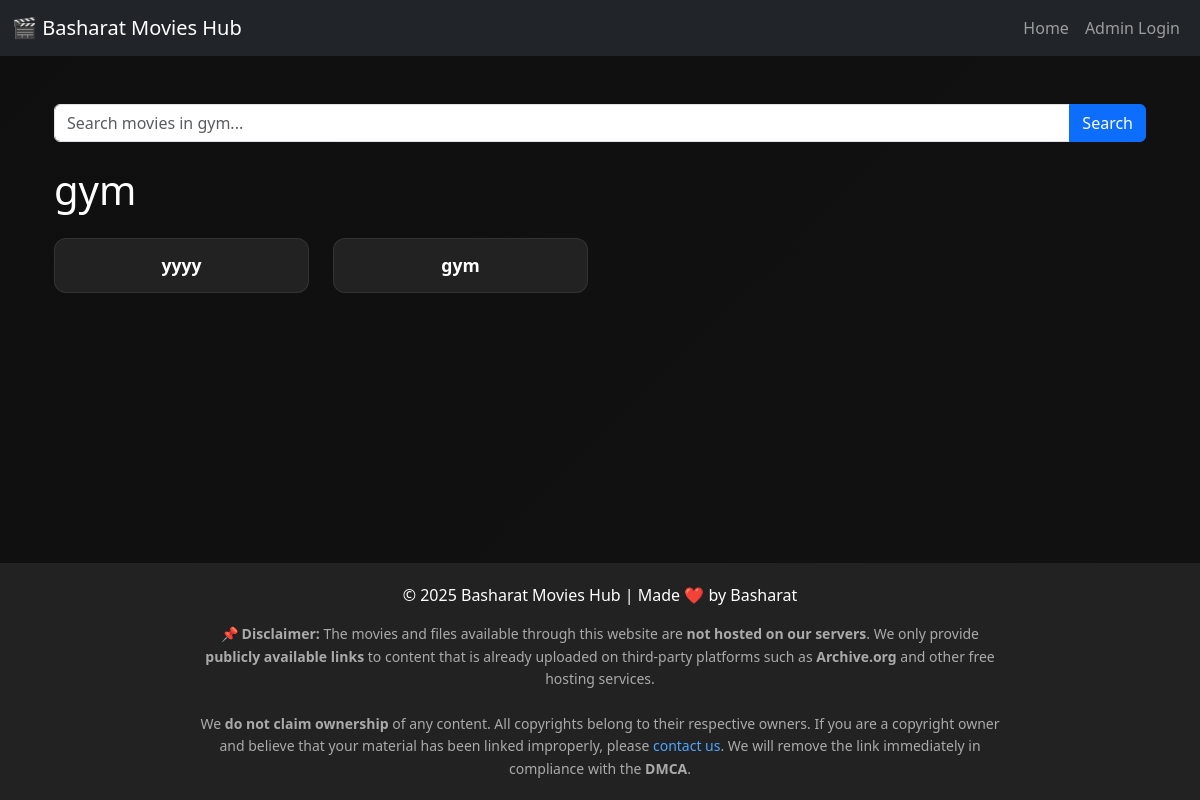
Screenshot of /category/3/ with the database file from the repository.
### movies/models.py (models this page shows, shortened)
class Category(models.Model):
    name = models.CharField(max_length=100, unique=True)

class Movie(models.Model):
    title = models.CharField(max_length=200)
    description = models.TextField()
    poster = CloudinaryField("poster")
    download_link = models.URLField()
    udrop_link = models.URLField(blank=True, null=True)
    playlist = models.ForeignKey(Playlist, on_delete=models.SET_NULL, null=True, blank=True)
    category = models.ForeignKey(Category, on_delete=models.SET_NULL, null=True, blank=True)
    def __str__(self):
        return self.title

class Playlist(models.Model):
    name = models.CharField(max_length=100)
    banner = CloudinaryField("banner", blank=True, null=True)
    category = models.ForeignKey(Category, on_delete=models.SET_NULL, null=True, blank=True)
    def __str__(self):
        return self.name

### movies/views.py (the view)
# urls.py: path("category/<int:category_id>/", category_detail, name="category_detail"),  # नया URL pattern जोड़ा
def category_detail(request, category_id):
    category = get_object_or_404(Category, id=category_id)
    movies = list(Movie.objects.filter(category=category))
    playlists = list(Playlist.objects.filter(category=category))
    query = request.GET.get("q")
    if query:
        movies = [m for m in movies if query.lower() in m.title.lower()]
        playlists = [p for p in playlists if query.lower() in p.name.lower()]
    items = []
    for m in movies:
        items.append({"type": "movie", "obj": m})
    for p in playlists:
        items.append({"type": "playlist", "obj": p})
    items.sort(key=lambda x: (0 if x["type"] == "movie" else 1, str(x["obj"])))
    return render(request, "category_detail.html", {
        "category": category,
        "items": items,
        "query": query,
    })

### templates/category_detail.html (shortened to what this page needs)
{% extends 'base.html' %}
{% load static %}
{% load cloudinary %}
{% block content %}
<div class="container mt-4">
    <form method="get" action="">
        <div class="input-group mb-4">
            <input type="text" name="q" class="form-control" placeholder="Search movies in {{ category.name }}..." value="{{ request.GET.q }}">
            <button class="btn btn-primary" type="submit">Search</button>
        </div>
    </form>
    <h1 class="mb-4">{{ category.name }}</h1>
    <div class="row">
        {% if items %}
            {% for item in items %}
            <div class="col-6 col-sm-4 col-md-3 mb-3">
                <div class="card movie-card h-100">
                    {% if item.type == "movie" %}
                        <a href="{% url 'movie_detail' item.obj.id %}" class="title-link">
                            <div class="card-body text-center">
                                <h6 class="card-title">
                                    {% if item.obj.title %}
                                        {{ item.obj.title }}
                                    {% else %}
                                        No Title
                                    {% endif %}
                                </h6>
                            </div>
                        </a>
                    {% elif item.type == "playlist" %}
                        <a href="{% url 'playlist_detail' item.obj.id %}" class="title-link">
                            <div class="card-body text-center">
                                <h6 class="card-title">
                                    {% if item.obj.name %}
                                        {{ item.obj.name }}
                                    {% else %}
                                        Untitled Playlist
                                    {% endif %}
                                </h6>
                            </div>
                        </a>
                    {% endif %}
                </div>
            </div>
            {% endfor %}
        {% endif %}
    </div>
</div>
{% endblock %}

### static/css/style.css (style rules this page uses)
body { background: linear-gradient(135deg, #0f0f0f, #1a1a1a); background-size: 400% 400%; animation: gradientMove 15s ease infinite; color: white; transition: background-color 0.4s ease, color 0.4s ease; padding-bottom: 70px; scroll-behavior: smooth; }
.card, .movie-card { background-color: #222222; color: white; border-radius: 12px; overflow: hidden; transition: transform 0.3s ease, box-shadow 0.3s ease; display: flex; flex-direction: column; height: 100%; border: 1px solid rgba(255, 255, 255, 0.08); }
.card-body { flex-grow: 1; display: flex; align-items: center; justify-content: center; padding: 1rem; text-align: center; }
.card-title { font-size: 1.1rem; font-weight: 600; margin: 0; color: inherit; }
.title-link { text-decoration: none; color: inherit; }

### templates/base.html (style rules this page uses)
html, body { margin: 0; padding: 0; height: 100%; overflow-x: hidden; }

### rows the page displays
Category: q "Search movies in gym...", name "gym"
Movie: obj "yyyy"
Playlist: obj.name "gym"
